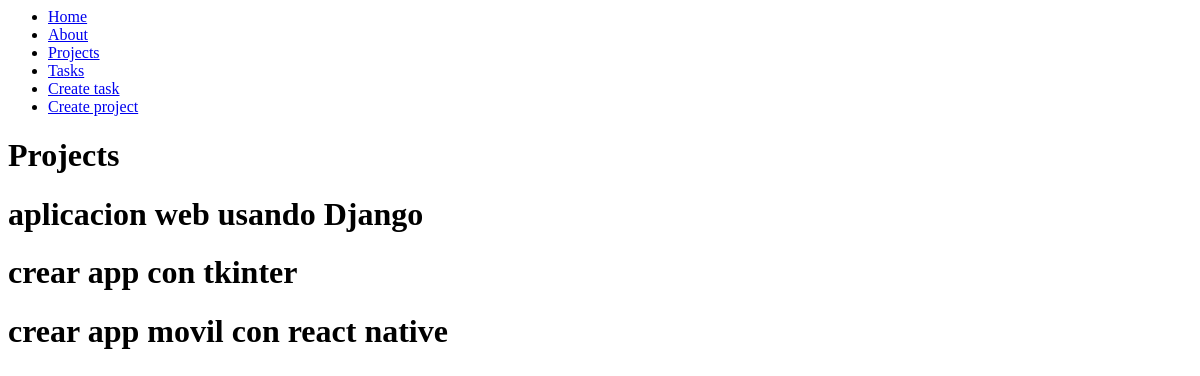
The page /projects/ on the database as committed earlier.
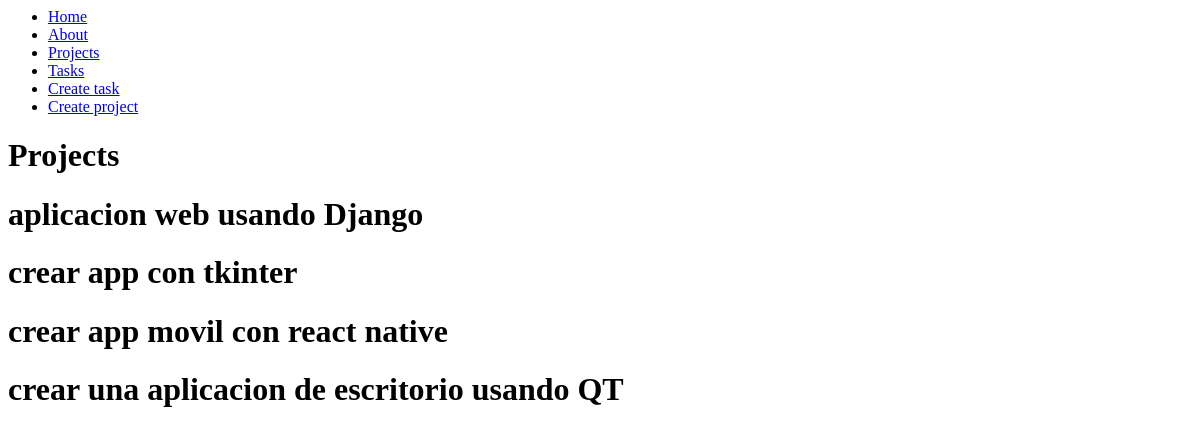
The same page on the database as committed later.
### myapp/models.py (models this page shows, shortened)
class Project(models.Model):
    name = models.CharField(max_length=200)

### myapp/views.py (the view)
# urls.py: path('projects/', views.projects, name='projects'),
def projects(request):
    projects = Project.objects.all()
    return render(request, 'projects/projects.html', {
        'projects': projects
    })

### myapp/templates/projects/projects.html
{% extends 'layouts/base.html' %}
{% block content %}
<h1>Projects</h1>
{% for project in projects %}
<div>
    <h1>{{ project.name }}</h1>
</div>
{% endfor %}
{% endblock %}

Rows that differ between the two databases and show on the page:
added Project: name "crear una aplicacion de escritorio usando QT"
